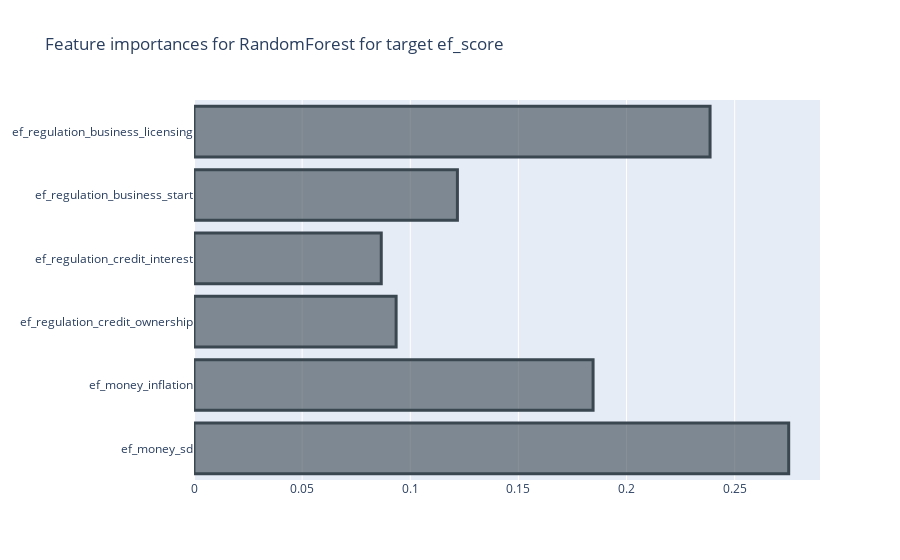
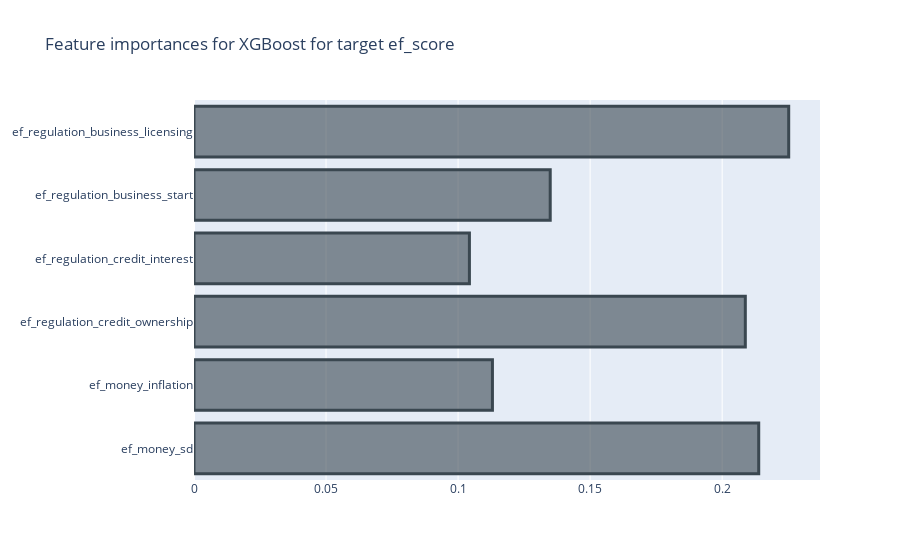
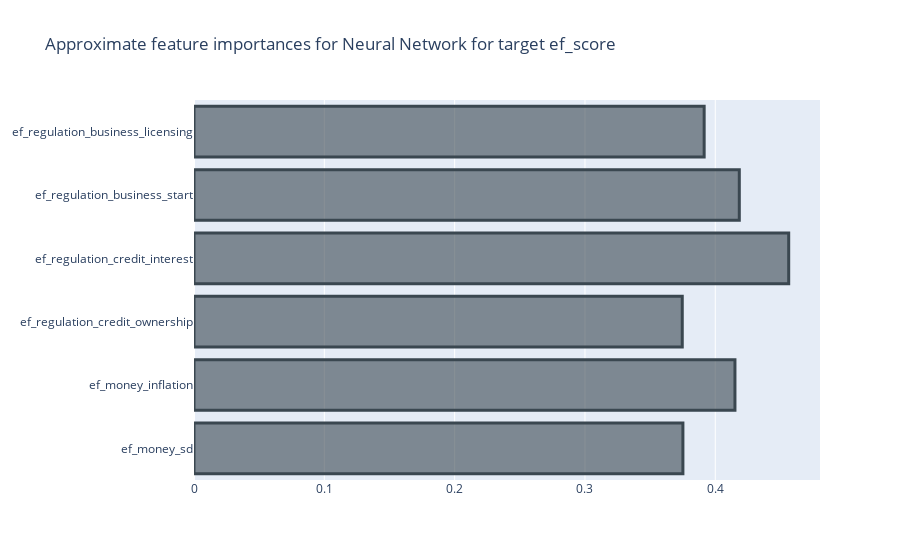
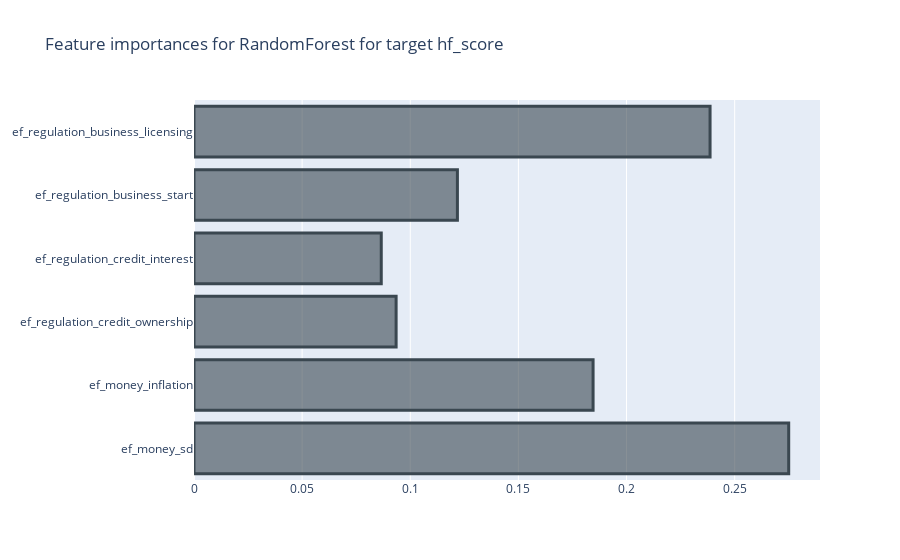

Notebook source saved alongside these figures, in order:
### Code cell
tscv = TimeSeriesSplit(n_splits=5)

# With temporal sampling
best_models_rf_temporal, best_models_xgb_temporal, best_models_nn_temporal = model(X_temp_train, X_temp_test, y_temp_train, y_temp_test, selected_features_dict_temporal, cv=tscv)

### Figure 1 — Plotly figure (JSON) as saved in the notebook; plotly's stock layout.template omitted (floating-point values rounded to 4 significant figures)
{"data": [{"marker": {"color": "rgba(58, 71, 80, 0.6)", "line": {"color": "rgba(58, 71, 80, 1.0)", "width": 3}}, "orientation": "h", "type": "bar", "x": [0.275, 0.1845, 0.09346, 0.08659, 0.1218, 0.2386], "y": ["ef_money_sd", "ef_money_inflation", "ef_regulation_credit_ownership", "ef_regulation_credit_interest", "ef_regulation_business_start", "ef_regulation_business_licensing"]}], "layout": {"title": {"text": "Feature importances for RandomForest for target ef_score"}}}

### Figure 2 — Plotly figure (JSON) as saved in the notebook; plotly's stock layout.template omitted (floating-point values rounded to 4 significant figures)
{"data": [{"marker": {"color": "rgba(58, 71, 80, 0.6)", "line": {"color": "rgba(58, 71, 80, 1.0)", "width": 3}}, "orientation": "h", "type": "bar", "x": [0.2138, 0.113, 0.2088, 0.1043, 0.1349, 0.2252], "y": ["ef_money_sd", "ef_money_inflation", "ef_regulation_credit_ownership", "ef_regulation_credit_interest", "ef_regulation_business_start", "ef_regulation_business_licensing"]}], "layout": {"title": {"text": "Feature importances for XGBoost for target ef_score"}}}

### Figure 3 — Plotly figure (JSON) as saved in the notebook; plotly's stock layout.template omitted (floating-point values rounded to 4 significant figures)
{"data": [{"marker": {"color": "rgba(58, 71, 80, 0.6)", "line": {"color": "rgba(58, 71, 80, 1.0)", "width": 3}}, "orientation": "h", "type": "bar", "x": [0.3752, 0.4151, 0.3747, 0.4563, 0.4184, 0.3915], "y": ["ef_money_sd", "ef_money_inflation", "ef_regulation_credit_ownership", "ef_regulation_credit_interest", "ef_regulation_business_start", "ef_regulation_business_licensing"]}], "layout": {"title": {"text": "Approximate feature importances for Neural Network for target ef_score"}}}

### Figure 4 — Plotly figure (JSON) as saved in the notebook; plotly's stock layout.template omitted (floating-point values rounded to 4 significant figures)
{"data": [{"marker": {"color": "rgba(58, 71, 80, 0.6)", "line": {"color": "rgba(58, 71, 80, 1.0)", "width": 3}}, "orientation": "h", "type": "bar", "x": [0.275, 0.1845, 0.09346, 0.08659, 0.1218, 0.2386], "y": ["ef_money_sd", "ef_money_inflation", "ef_regulation_credit_ownership", "ef_regulation_credit_interest", "ef_regulation_business_start", "ef_regulation_business_licensing"]}], "layout": {"title": {"text": "Feature importances for RandomForest for target hf_score"}}}
